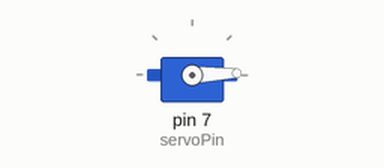
A sketch run on a simulated Arduino Uno, built with avr-gcc and run on an emulated ATmega328P. On the bench: servo. Wiring (inferred from the names in the program): servo: signal pin 7. Servo pulses on a pin are drawn as a servo (544–2400 µs = 0–180°).

Above: at 0.05 s.
At 1.65 s:
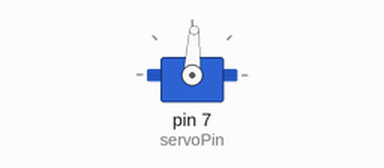
At 3.25 s:
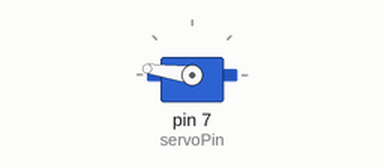
At 6.45 s:
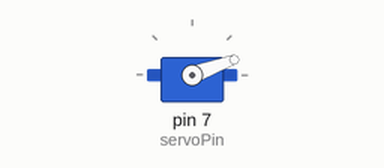
Timing chart, 0 to 8.9 s (numbered marks = the images above):
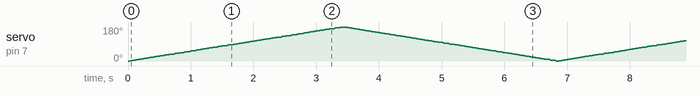

The sketch:

servo.ino
```cpp
int servoPin = 7;
int servoPos;
void setup()
{
  pinMode(servoPin,OUTPUT);
}

void loop() //死循环体
{
  for (servoPos = 500; servoPos <= 2500; servoPos += 8)
  {
    digitalWrite(servoPin, HIGH);
    delayMicroseconds(servoPos);
    digitalWrite(servoPin, LOW);
    delayMicroseconds(20000 - servoPos);
    delay(10);
  }
  for (servoPos = 2500; servoPos >= 500; servoPos -= 8)
  {
    digitalWrite(servoPin, HIGH);
    delayMicroseconds(servoPos);
    digitalWrite(servoPin, LOW);
    delayMicroseconds(20000 - servoPos);
    delay(10);
  }
 }
```
